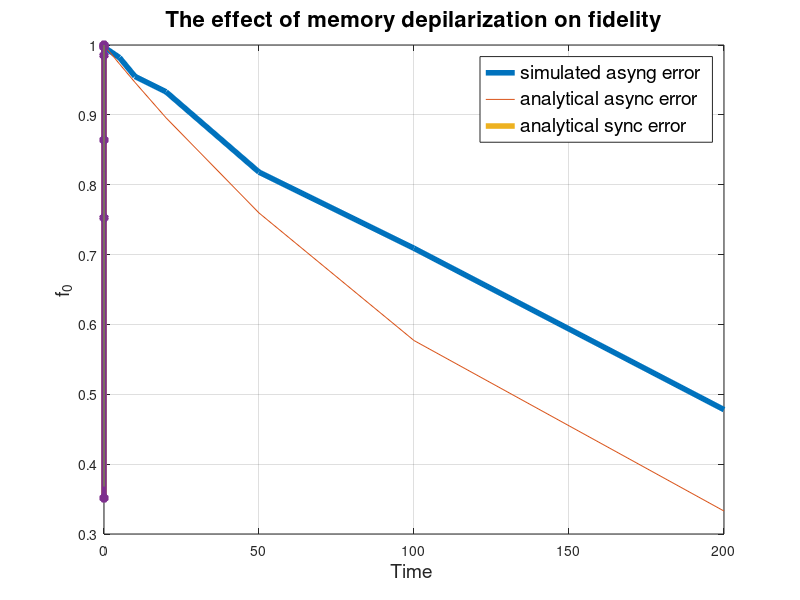

Source code (MATLAB):
%%
% depolarization rate for the channel is 1e+2 for memories are 1 the
%  Photon survival probability per channel length [dB/km] is 0.1.
fidelity=[0.9979999999999999,
 0.9939999999999999,
 0.9709999999999999,
 0.9569999999999999,
 0.8999999999999999,
 0.8009999999999999,
 0.6169999999999999,
 0.30399999999999994,
 0.08799999999999998];

distance = [0.1, 0.5, 1, 2, 5, 10, 20, 50, 100];

plot(distance, fidelity, 'LineWidth',4)
xlabel('Distance in km','FontSize',14);
ylabel('f_0','FontSize',14);
title('The effect of distance on initial fidelity','FontSize',16)
grid on;
%%
% depolarization rate for the channel is 1e+3 for memories are 1e+2 the
%  Photon survival probability per channel length [dB/km].
fidelity = [0.9939999999999999,
 0.9819999999999999,
 0.9549999999999998,
 0.9329999999999999,
 0.8179999999999998,
 0.7089999999999999,
 0.4779999999999999]
distances = [1, 5, 10, 20, 50, 100,200];
plot(distances, fidelity, 'LineWidth',4)
xlabel('Distance in km','FontSize',14);
ylabel('f_0','FontSize',14);
title('The effect of distance on initial fidelity','FontSize',16)
grid on;
%%
hold on
distances = [1, 5, 10, 20, 50, 100,200];
probs = exp(-distances./200000.*1000).*exp(-distances./200000.*100);
plot(distances,probs)
%%
eta = @(L) 10^(-0.1*0.2*L) 
%%
p = @(L) 0.1*eta(L) 
%% The alone processor with sync depolarization error model

fidelity_list = [0.9998999999999998,
 0.9987999999999998,
 0.9965999999999998,
 0.9849999999999998,
 0.8639999999999998,
 0.7437999999999999,
 0.35179999999999995,
 0.25149999999999995];

waiting = [1,1e+3,2e+3,1e+4,1e+5,2e+5,1e+6,1e+9].*1e-9;

plot(waiting(1:7), fidelity_list(1:7), 'LineWidth',4)
xlabel('Time ','FontSize',14);
ylabel('f_0','FontSize',14);
title('The effect of memory depilarization on fidelity','FontSize',16)
grid on;
hold on
analytical_fidelity = zeros(1,8);

for i = 1:8
    prob = 1-exp(-waiting(i)/1e-3);
    
    analytical_fidelity(i) = (1-prob*3/4)^2+3*(prob/4)^2;
end

plot(waiting(1:7),analytical_fidelity(1:7),'-*', 'LineWidth',4)
% plot(waiting(1:7),analytical_fidelity(1:7)' - fidelity_list(1:7),'-*')
plot(waiting(1:7),exp(-waiting(1:7)/1e-3))
legend({'simulated asyng error','analytical async error', 'analytical sync error'},'FontSize',14)